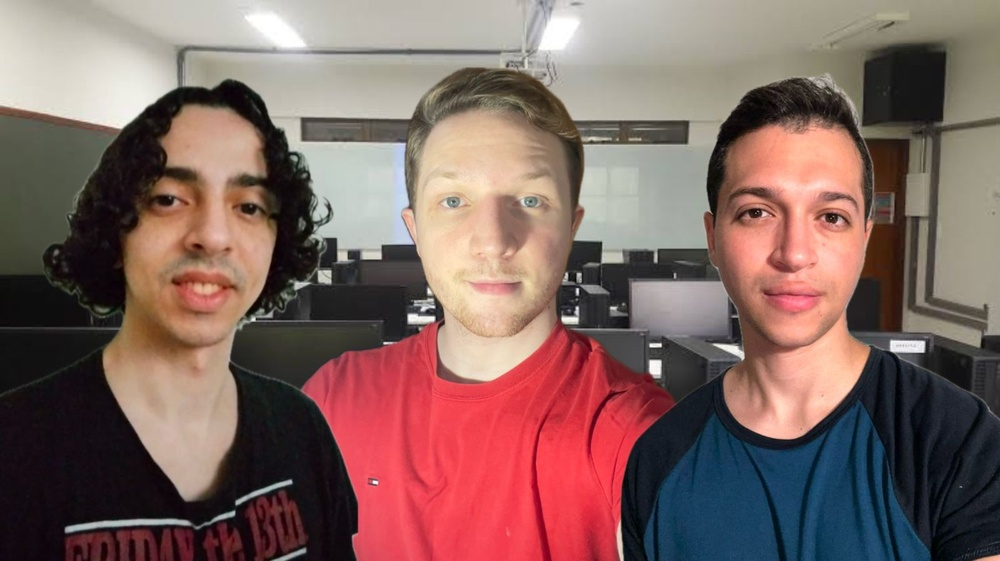
//> input picture Relatorio_Lab02/2/Sal e Pimenta/imagem_montada.jpg, 1000 x 561 px, shrunk from 1600 x 898 before the run, given in place of the camera
$ ./Gaussian_Threshold_inRange   (built with g++ and OpenCV 4)
//> lines starting //> are read from the running program, lines starting //| are printed output that depends on the picture; after the words box and inside, x2 and y2 are one past the last pixel; in counts of white or black regions, pixels touching at a corner belong together
#include "opencv2/imgproc.hpp"
#include "opencv2/highgui.hpp"
#include "opencv2/videoio.hpp"
#include <iostream>

using namespace cv;

const int max_value_H = 360 / 2;
const int max_value = 255;
const String window_capture_name = "Video Capture";
const String window_detection_name = "Object Detection";
const String window_combined_name = "Combined View"; // Nova janela para imagens lado a lado

int low_H = 0, low_S = 0, low_V = 0;
int high_H = max_value_H, high_S = max_value, high_V = max_value;

static void on_low_H_thresh_trackbar(int, void *)
{
    low_H = min(high_H - 1, low_H);
    setTrackbarPos("Low H", window_detection_name, low_H);
}

static void on_high_H_thresh_trackbar(int, void *)
{
    high_H = max(high_H, low_H + 1);
    setTrackbarPos("High H", window_detection_name, high_H);
}

static void on_low_S_thresh_trackbar(int, void *)
{
    low_S = min(high_S - 1, low_S);
    setTrackbarPos("Low S", window_detection_name, low_S);
}

static void on_high_S_thresh_trackbar(int, void *)
{
    high_S = max(high_S, low_S + 1);
    setTrackbarPos("High S", window_detection_name, high_S);
}

static void on_low_V_thresh_trackbar(int, void *)
{
    low_V = min(high_V - 1, low_V);
    setTrackbarPos("Low V", window_detection_name, low_V);
}

static void on_high_V_thresh_trackbar(int, void *)
{
    high_V = max(high_V, low_V + 1);
    setTrackbarPos("High V", window_detection_name, high_V);
}

int main(int argc, char* argv[])
{
    VideoCapture cap(argc > 1 ? atoi(argv[1]) : 0);

    namedWindow(window_capture_name);
    namedWindow(window_detection_name);
    namedWindow(window_combined_name); // Criação da nova janela

    // Trackbars para definir os limites dos valores HSV
    createTrackbar("Low H", window_detection_name, &low_H, max_value_H, on_low_H_thresh_trackbar);
//> slider 'Low H' is set to 36
    createTrackbar("High H", window_detection_name, &high_H, max_value_H, on_high_H_thresh_trackbar);
    createTrackbar("Low S", window_detection_name, &low_S, max_value, on_low_S_thresh_trackbar);
//> slider 'Low S' is set to 51
    createTrackbar("High S", window_detection_name, &high_S, max_value, on_high_S_thresh_trackbar);
    createTrackbar("Low V", window_detection_name, &low_V, max_value, on_low_V_thresh_trackbar);
//> slider 'Low V' is set to 51
    createTrackbar("High V", window_detection_name, &high_V, max_value, on_high_V_thresh_trackbar);

    Mat frame, frame_HSV, frame_threshold, frame_filtered;
    while (true) {
        cap >> frame;
//> frame is the input picture: 561 rows x 1000 cols, CV_8UC3; mean B, G, R 97, 101.8, 129.5
        if (frame.empty())
        {
            break;
        }

        // Aplicar filtro gaussiano
        GaussianBlur(frame, frame_filtered, Size(15, 15), 0);
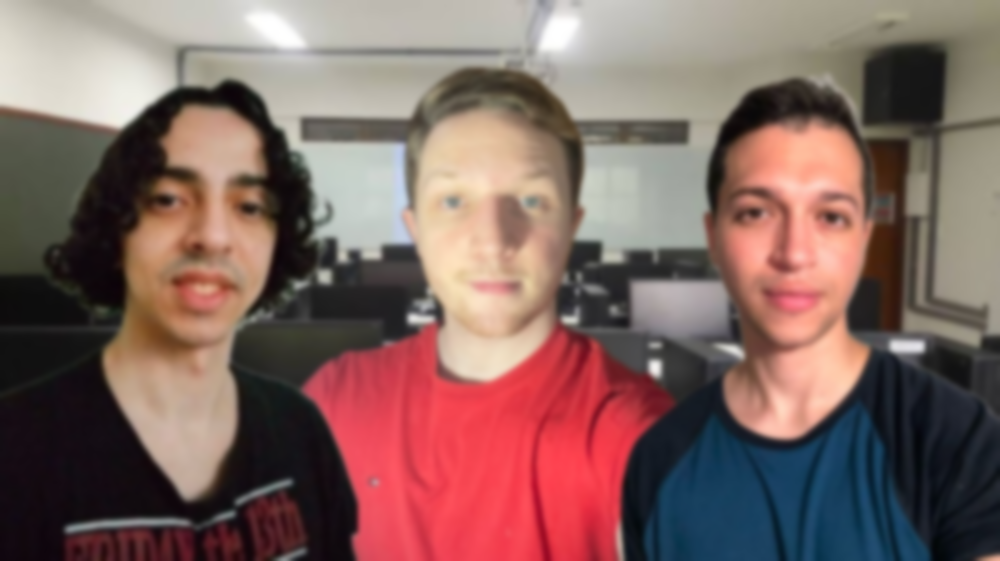
//> frame_filtered: 561 rows x 1000 cols, CV_8UC3; mean B, G, R 97, 101.8, 129.5

        // Converter de BGR para o espaço de cores HSV
        cvtColor(frame_filtered, frame_HSV, COLOR_BGR2HSV);
//> frame_HSV: 561 rows x 1000 cols, CV_8UC3; mean H, S, V 65.6, 82.2, 134.4
        // Detectar o objeto com base nos valores de intervalo HSV
        inRange(frame_HSV, Scalar(low_H, low_S, low_V), Scalar(high_H, high_S, high_V), frame_threshold);
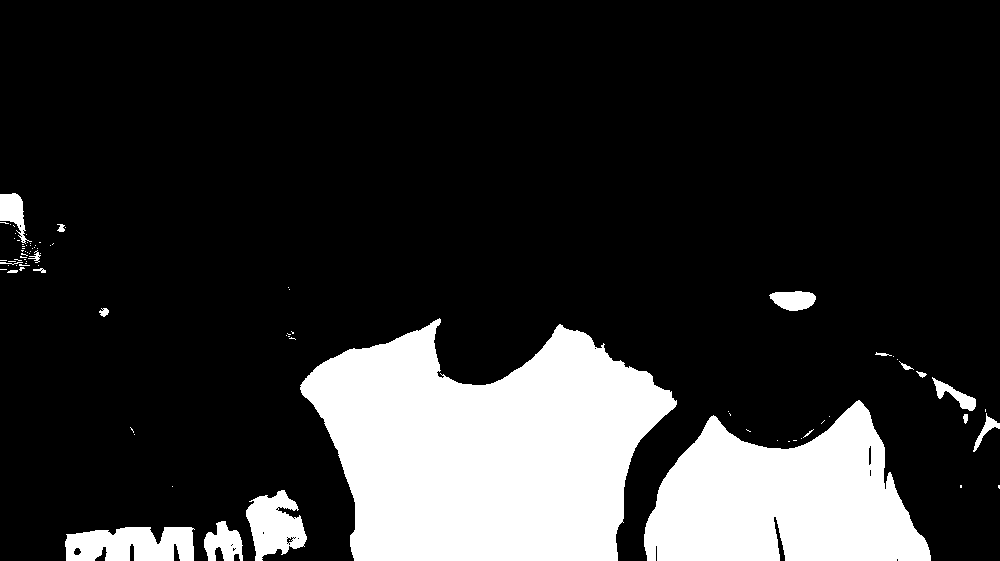
//> frame_threshold: 561 rows x 1000 cols, CV_8UC1; 18.5% white; 87 white regions (67 under 20 px), largest, box (x1, y1, x2, y2) and area: (300, 318, 677, 561) 62661, (644, 400, 931, 561) 30780, (65, 527, 195, 561) 3674

        // Criar imagem combinada lado a lado
        Mat combined;
        hconcat(frame, frame_filtered, combined); // Combina as imagens
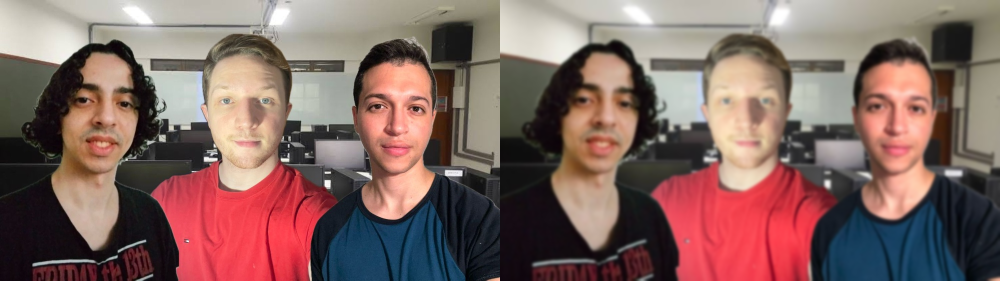
//> combined: 561 rows x 2000 cols, CV_8UC3 (shown at 1/2 size); mean B, G, R 97, 101.8, 129.5

        // Mostrar os quadros
        imshow(window_capture_name, frame);
        imshow(window_detection_name, frame_threshold);
        imshow(window_combined_name, combined); // Exibir imagem combinada

        char key = (char) waitKey(30);
//> the 'q' key is pressed
        if (key == 'q' || key == 27)
        {
            break;
        }
    }
    return 0;
}
